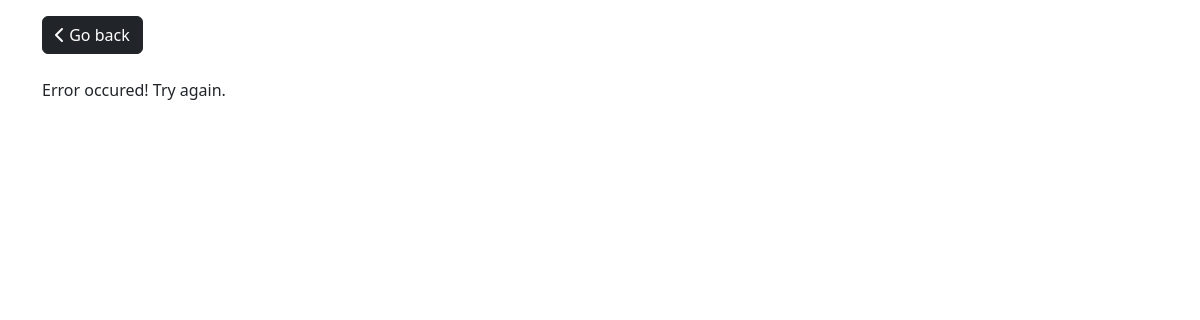
The page /teacher/viewNgoApplication.php?actID=MH/99/999 (signed in) on the database as committed earlier.
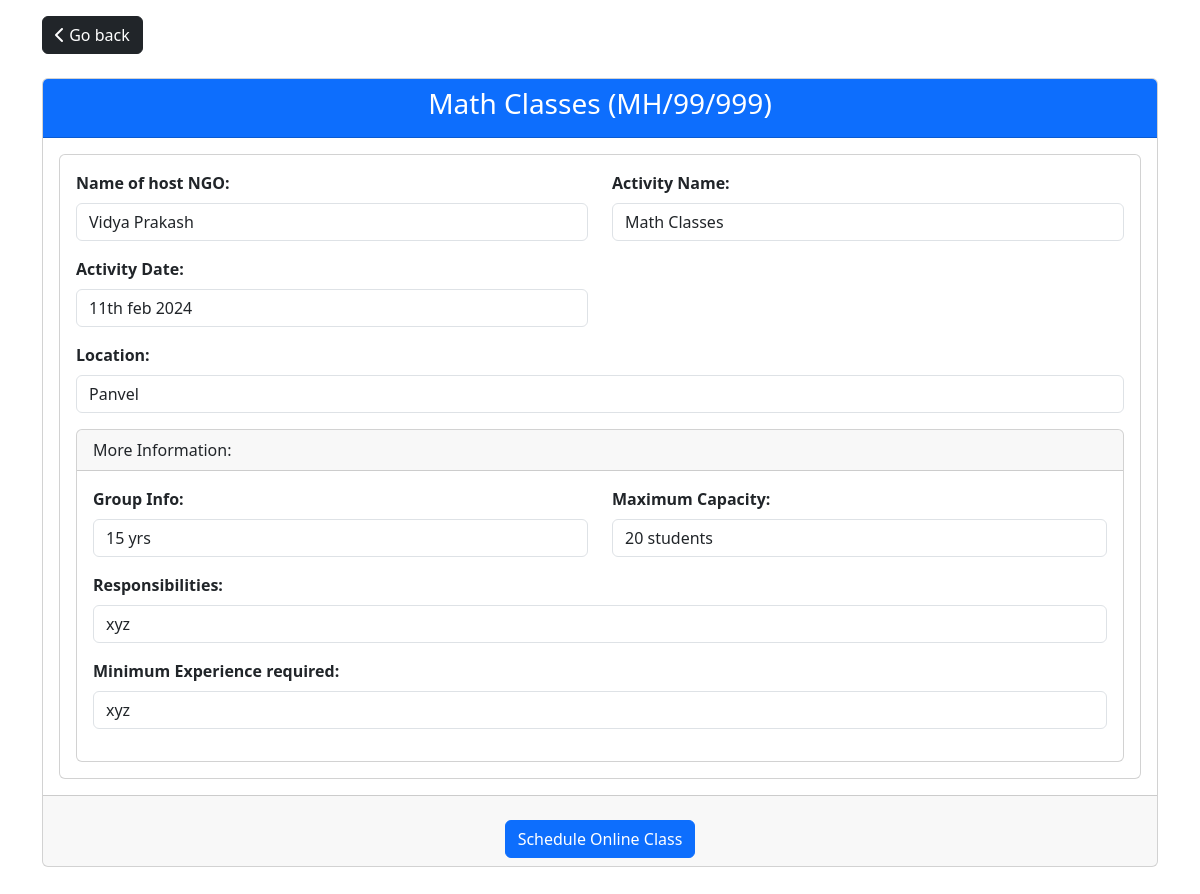
The same page on the database as committed later.
### tables this page shows
CREATE TABLE `teacherhunt` (
  `sr` int(11) NOT NULL,
  `name` varchar(255) NOT NULL,
  `actName` varchar(255) NOT NULL,
  `actID` varchar(255) NOT NULL,
  `actDate` varchar(255) NOT NULL,
  `actLoc` varchar(5000) NOT NULL,
  `ageGroup` varchar(100) NOT NULL,
  `capacity` varchar(100) NOT NULL,
  `responsibilities` text NOT NULL,
  `exp` text NOT NULL
);

### teacher/viewNgoApplication.php (the view, shortened to what the changed rows need)
<?php
require '../common/connect.php';
require '../common/links.php';
if(isset($_SESSION['uid']))
{
?>
<!doctype html>
<html lang="en">
  <head>
  </head>
  <body>
    <div class="container mt-3 mb-5">
        <div class="row">
            <div class="col-12">
            <?php
            if (isset($_GET['actID'])) {
                $actID = mysqli_real_escape_string($conn, $_GET['actID']);
                $query = "SELECT * FROM teacherhunt WHERE actID='$actID'";
                $result = mysqli_query($conn, $query);
                if(mysqli_num_rows($result)>0){
                    $post = mysqli_fetch_array($result);
            ?>
            <div class="card">
                <div class="card-header text-bg-primary">
                    <h3 class="text-center"><?=$post['actName']?> (<span id="actID"><?=$post['actID']?></span>)</h3>
                </div>
                <div class="card-body">
                    <div class="card text-start">
                        <div class="card-body">
                            <div class="row align-middle">
                                <div class="col-lg-6">
                                    <label class="form-label">Name of host NGO:</label>
                                    <p class="form-control"><?=$post['name']?></p>
                                </div>
                                <div class="col-lg-6">
                                    <label class="form-label">Activity Name:</label>
                                    <p class="form-control"><?=$post['actName']?></p>
                                </div>
                            </div>
                            <div class="row align-middle">
                                <div class="col-lg-6">
                                    <label class="form-label">Activity Date:</label>
                                    <p class="form-control"><?=$post['actDate']?></p>
                                </div>
                            </div>
                            <div class="row">
                                <div class="col-12">
                                    <label class="form-label">Location:</label>
                                    <p class="form-control"><?=$post['actLoc']?></p>
                                </div>
                            </div>
                            <div class="card">
                                <div class="card-header">More Information:</div>
                                <div class="card-body">
                                    <div class="row align-middle">
                                        <div class="col-lg-6">
                                            <label class="form-label">Group Info:</label>
                                            <p class="form-control"><?=$post['ageGroup']?></p>
                                        </div>
                                        <div class="col-lg-6">
                                            <label class="form-label">Maximum Capacity:</label>
                                            <p class="form-control"><?=$post['capacity']?></p>
                                        </div>
                                    </div>
                                    <div class="col-12">
                                        <label class="form-label">Responsibilities:</label>
                                        <p class="form-control"><?=$post['responsibilities']?></p>
                                    </div>
                                    <div class="col-12">
                                        <label class="form-label">Minimum Experience required:</label>
                                        <p class="form-control"><?=$post['exp']?></p>
                                    </div>
                                </div>
                            </div>
                        </div>
                    </div>
                </div>
                <div class="card-footer text-center">
                    <?php
                        $tname=$post['name'];
                        $check = "SELECT * FROM huntstatus WHERE tname='$tname' AND actID='$actID'";
                        $runCheck = mysqli_query($conn, $check);
                        if(mysqli_num_rows($runCheck)<=0){
                    ?>
                        <form action="../common/postActions.php" method="POST">
                            <h5 class="my-3">Interested to be a part of this? Click the button below to choose and connect accordingly!</h5>
                            <button type="button" class="btn btn-success mx-5" data-bs-toggle="modal" data-bs-target="#onlineModal">Online Class</button>
                            <button type="button" class="btn btn-success mx-5" data-bs-toggle="modal" data-bs-target="#offlineModal">Offline Class</button>
                            <div class="modal fade" id="onlineModal" tabindex="-1" aria-labelledby="onlineLabel" aria-hidden="true">
                                <div class="modal-dialog">
                                    <div class="modal-content">
                                        <div class="modal-header">
                                            <h1 class="modal-title fs-5" id="onlineLabel">Online Class</h1>
                                            <button type="button" class="btn-close" data-bs-dismiss="modal" aria-label="Close"></button>
                                        </div>
                                        <div class="modal-body">
                                            Are you sure you want to opt to conduct online classes for <label><?=$post['name']?></label> ?
                                            <textarea class="form-control bg-dark-subtle my-2" name="comments" id="comments" row="2"
                                                    style="resize: none;" placeholder="Talk to <?=$post['name']?>"></textarea>
                                        </div>
                                        <div class="modal-footer d-flex justify-content-center">
                                            <button type="button" class="btn btn-secondary mx-5" data-bs-dismiss="modal">Cancel</button>
                                            <a href="#" class="btn btn-success mx-5" onclick="submitForm('on')">Yes, Confirm</a>
                                        </div>
                                    </div>
                                </div>
                            </div>
                            <div class="modal fade" id="offlineModal" tabindex="-1" aria-labelledby="offlineLabel" aria-hidden="true">
                                <div class="modal-dialog">
                                    <div class="modal-content">
                                        <div class="modal-header">
                                            <h1 class="modal-title fs-5" id="offlineLabel">Offline Class</h1>
                                            <button type="button" class="btn-close" data-bs-dismiss="modal" aria-label="Close"></button>
                                        </div>
                                        <div class="modal-body">
                                            Are you sure you want to opt to conduct offline classes for <label><?=$post['name']?></label> ?
                                            <textarea class="form-control bg-dark-subtle my-2" name="comments" id="comments" row="2"
                                                    style="resize: none;" placeholder="Talk to <?=$post['name']?>"></textarea>
                                        </div>
                                        <div class="modal-footer d-flex justify-content-center">
                                            <button type="button" class="btn btn-secondary mx-5" data-bs-dismiss="modal">Cancel</button>
                                            <a href="#" class="btn btn-success mx-5" onclick="submitForm('off')">Yes, Confirm</a>
                                        </div>
                                    </div>
                                </div>
                            </div>
                        </form>
                    <?php
                        } else{
                            $procedure = mysqli_fetch_assoc($runCheck);
                            if($procedure['status'] == "online"){
                    ?>
                        <a href="#" class="btn btn-primary mt-3">Schedule Online Class</a>
                    <?php
                            } elseif($procedure['status'] == "offline"){
                    ?>
                        <a href="#" class="btn btn-primary mt-3">Schedule Offline Class</a>
                    <?php
                            }
                        }
                    ?>
                </div>
            </div>
            <?php
                }
                else{
                    echo "Error occured! Try again.";
                }
            }
            ?>
            </div>
        </div>
    </div>
  </body>
</html>
<?php
}
else{
    header("Location:../login.php");
    exit();
}
?>

Rows that differ between the two databases and show on the page:
added teacherhunt: actName "Math Classes", actID "MH/99/999", name "Vidya Prakash", actDate "11th feb 2024", actLoc "Panvel", ageGroup "15 yrs", capacity "20 students", responsibilities "xyz", exp "xyz"
Other text that changed with them:
text no longer shown: "Error occured! Try again."
text now shown: "( ) Name of host NGO: Activity Name: Activity Date: Location: More Information: Group Info: Maximum Capacity: Responsibilities: Minimum Experience required: Schedule Online Class"
